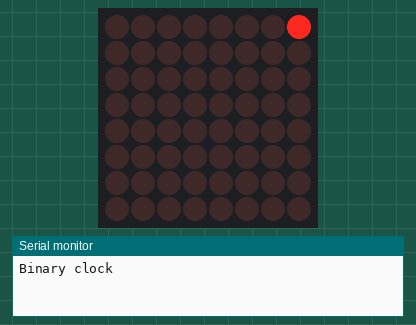
This sketch was run on a simulated Arduino Uno, built with avr-gcc and run on an emulated ATmega328P. Shown: 8×8 LED matrix, the last lines printed to the serial monitor. The local clock reads 2024-03-15 10:24:30 at power-on unless the sketch sets it.

Above: at 1.15 s.
At 1.55 s:
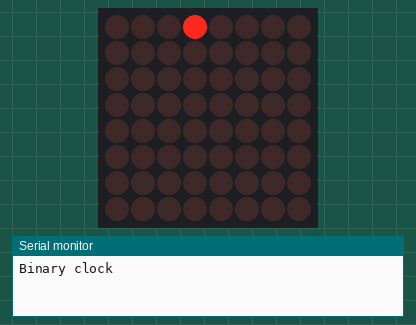
At 2.05 s:
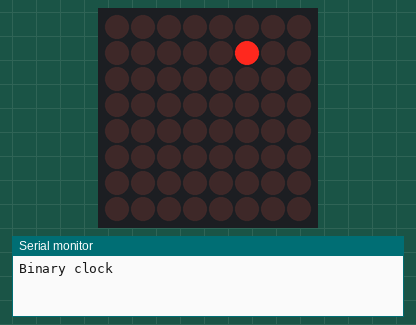
At 2.95 s:
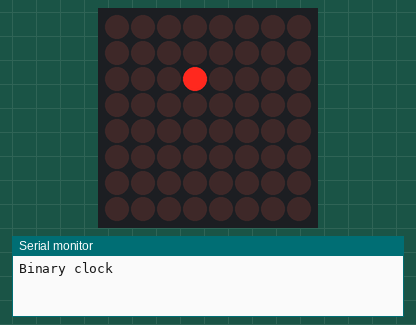
At 4.7 s:
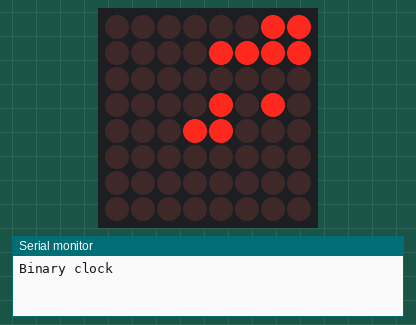
At 34.7 s:
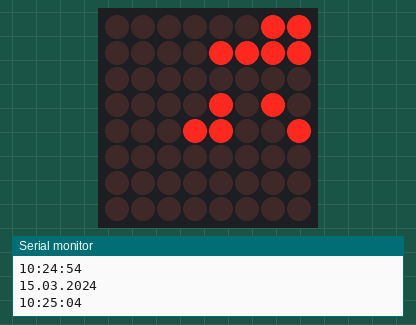

Measured:
- what the display in image 4 shows lasts 30.0 s, from 4.6 s to 34.6 s

The sketch:

sketch_binary_clock.ino
```cpp
//
// Binary Clock
//

#include <MD_MAX72xx.h>   // LED display library
#include <SPI.h>          // LED can use SPI
#include <DS3231.h>       // clock chip

// Define the number of devices we have in the chain and the hardware interface
// NOTE: These pin numbers will probably not work with your hardware and may
// need to be adapted
#define	MAX_DEVICES	1

//#define	CLK_PIN		13  // or SCK
//#define	DATA_PIN	11  // or MOSI
//#define	CS_PIN		10  // or SS

#define  CLK_PIN   7  // or SCK
#define DATA_PIN  6  // or MOSI
#define CS_PIN    5  // or SS

// SPI hardware interface
//MD_MAX72XX mx = MD_MAX72XX(CS_PIN, MAX_DEVICES);

// Instantiate LED driver
MD_MAX72XX mx = MD_MAX72XX(DATA_PIN, CLK_PIN, CS_PIN, MAX_DEVICES);

// Instantiate clock/calendar driver
// Code from the Demo Example of the DS3231 Library
DS3231  rtc(SDA, SCL);

// We always wait a bit between updates of the display
#define  DELAYTIME  100  // in milliseconds

void rows()
// Demonstrates the use of setRow()
{
  mx.clear();

  for (uint8_t row = 0; row < ROW_SIZE; row++)
  {
    mx.setRow(row, 0xff);
    delay(DELAYTIME);
    mx.setRow(row, 0x00);
  }
}

void columns()
// Demonstrates the use of setColumn()
{
  mx.clear();

  for (uint8_t col = 0; col < mx.getColumnCount(); col++)
  {
    mx.setColumn(col, 0xff);
    delay(DELAYTIME / MAX_DEVICES);
    mx.setColumn(col, 0x00);
  }
}

void intensity()
// Demonstrates the control of display intensity (brightness) across
// the full range.
{
  uint8_t row;

  mx.clear();

  // Grow and get brighter
  row = 0;
  for (int8_t i = 0; i <= MAX_INTENSITY; i++)
  {
    mx.control(MD_MAX72XX::INTENSITY, i);
    if (i % 2 == 0)
      mx.setRow(row++, 0xff);
    delay(DELAYTIME * 3);
  }

  mx.control(MD_MAX72XX::INTENSITY, 8);
}

void testPoints ( )
{
  for ( int row = 0 ; row < 5 ; row ++ )
  {
    for ( int col = 0 ; col < 7  ; col ++ )
    {
      Serial.print( row ) ;
      Serial.print("," ) ;
      Serial.println ( col ) ;

      mx.setPoint(row, col, true);
      mx.control(MD_MAX72XX::INTENSITY, MAX_INTENSITY);
      delay ( 1000 ) ;
      mx.setPoint(row, col, false);
    }
  }
}

// Get a c str from bits in a byte
char* bitString ( byte in )
{
  static char bits[9] = { 0 } ;
  for (int b = 7; b >= 0; b--)
  {
    int oneBit = bitRead ( in, b ) ;
    bits[b] = ( oneBit ? '1' : '0' ) ;
  }
  bits[8] = 0 ;
  return bits ;
}

// render ls 7 bits of string on led display
void display7BitString ( int row, char* bits )
{
  char thisBit = 0 ;
  for ( int i = 0 ; i < 7 ; i++ )
  {
    thisBit = bits[i] ;
    if ( bits[i] == '1' )
    {
      mx.setPoint(row, i, true);
    }
    else
    {
      mx.setPoint(row, i, false);
    }
  }
}

void chimeDisplay ( )
{
  mx.clear ( ) ;
  delay ( 100 ) ;
  for ( int row = 0 ; row < 5 ; row ++ )
  {
    for ( int col = 0 ; col < 7  ; col ++ )
    {
      mx.setPoint(row, col, true);
      delay ( 100 ) ;
      mx.setPoint(row, col, false);
    }
  }
}

void setup()
{

  // Initialize led driver
  mx.begin();

  // Initialize the rtc object
  rtc.begin() ;

  // The following lines can be uncommented to set the date and time
  //rtc.setDOW(SUNDAY);     // Set Day-of-Week to SUNDAY
  //rtc.setTime(20, 28, 0);     // Set the time to 12:00:00 (24hr format)
  //rtc.setDate(( uint8_t ) 14, ( uint8_t ) 1, ( uint16_t ) 2018);

  Serial.begin(115200);
  delay(1000);
  Serial.println ( "Binary clock" ) ;
  mx.control(MD_MAX72XX::INTENSITY, 16);
  //Serial.println ( bitString( (byte ) 0xAA ) ) ;
}

void loop()
{
  //testPoints ( ) ;
  char* dateStr = 0 ;
  char* timeStr = 0 ;

  byte month = 0 ;
  byte day = 0 ;
  byte hours = 0 ;
  byte minutes = 0 ;

  char temp[3] = { 0 } ;

  static byte prevHour = 0 ;

  dateStr = rtc.getDateStr( ) ;
  timeStr = rtc.getTimeStr ( ) ;

  // day
  strncpy ( temp, &dateStr[0], 2 ) ;
  day = ( byte ) atoi ( temp ) ;

  // month
  strncpy ( temp, &dateStr[3], 2 ) ;
  month = ( byte ) atoi ( temp ) ;

  // hour
  strncpy ( temp, &timeStr[0], 2 ) ;
  hours = (byte ) atoi ( temp ) ;
  if ( prevHour != hours )
  {
    chimeDisplay ( ) ;
    prevHour = hours ;
  }

  // minute
  strncpy ( temp, &timeStr[3], 2 ) ;
  minutes = (byte ) atoi ( temp ) ;

  display7BitString ( 0, bitString ( month ) ) ; // month
  display7BitString ( 1, bitString ( day  ) ) ; // day
  display7BitString ( 3, bitString ( hours ) ) ; // hour
  display7BitString ( 4, bitString ( minutes) ) ;  // minute
  delay ( 10000 ) ;
  Serial.println(rtc.getDateStr());
  Serial.println ( rtc.getTimeStr ( )  ) ;
}
```
